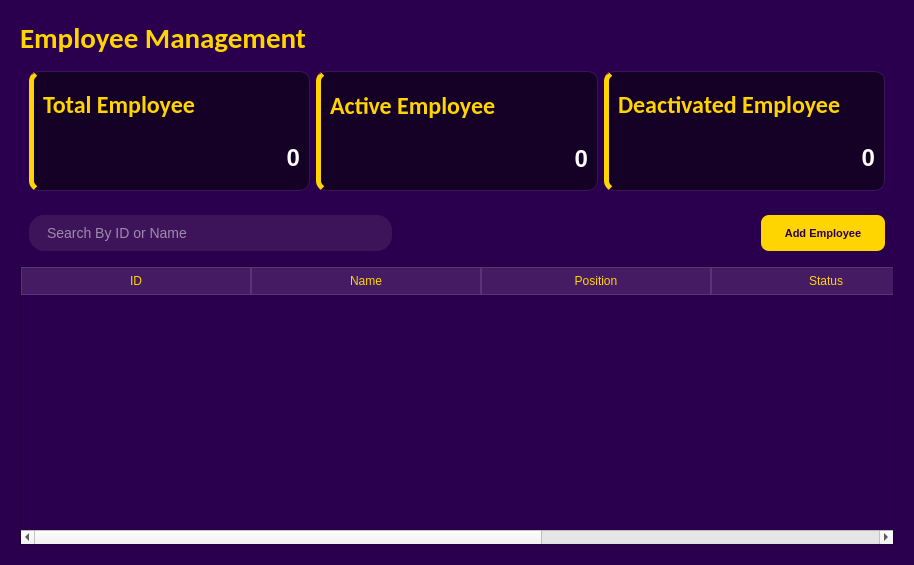
<?xml version="1.0" encoding="UTF-8"?>
<ui version="4.0">
 <class>EmployeeAdmin</class>
 <widget class="QWidget" name="EmployeeAdmin">
  <property name="geometry">
   <rect>
    <x>0</x>
    <y>0</y>
    <width>914</width>
    <height>565</height>
   </rect>
  </property>
  <property name="palette">
   <palette>
    <active>
     <colorrole role="WindowText">
      <brush brushstyle="SolidPattern">
       <color alpha="255">
        <red>255</red>
        <green>255</green>
        <blue>255</blue>
       </color>
      </brush>
     </colorrole>
     <colorrole role="Button">
      <brush brushstyle="SolidPattern">
       <color alpha="255">
        <red>42</red>
        <green>0</green>
        <blue>78</blue>
       </color>
      </brush>
     </colorrole>
     <colorrole role="Light">
      <brush brushstyle="SolidPattern">
       <color alpha="255">
        <red>63</red>
        <green>0</green>
        <blue>117</blue>
       </color>
      </brush>
     </colorrole>
     <colorrole role="Midlight">
      <brush brushstyle="SolidPattern">
       <color alpha="255">
        <red>52</red>
        <green>0</green>
        <blue>97</blue>
       </color>
      </brush>
     </colorrole>
     <colorrole role="Dark">
      <brush brushstyle="SolidPattern">
       <color alpha="255">
        <red>21</red>
        <green>0</green>
        <blue>39</blue>
       </color>
      </brush>
     </colorrole>
     <colorrole role="Mid">
      <brush brushstyle="SolidPattern">
       <color alpha="255">
        <red>28</red>
        <green>0</green>
        <blue>52</blue>
       </color>
      </brush>
     </colorrole>
     <colorrole role="Text">
      <brush brushstyle="SolidPattern">
       <color alpha="255">
        <red>255</red>
        <green>255</green>
        <blue>255</blue>
       </color>
      </brush>
     </colorrole>
     <colorrole role="BrightText">
      <brush brushstyle="SolidPattern">
       <color alpha="255">
        <red>255</red>
        <green>255</green>
        <blue>255</blue>
       </color>
      </brush>
     </colorrole>
     <colorrole role="ButtonText">
      <brush brushstyle="SolidPattern">
       <color alpha="255">
        <red>255</red>
        <green>255</green>
        <blue>255</blue>
       </color>
      </brush>
     </colorrole>
     <colorrole role="Base">
      <brush brushstyle="SolidPattern">
       <color alpha="255">
        <red>0</red>
        <green>0</green>
        <blue>0</blue>
       </color>
      </brush>
     </colorrole>
     <colorrole role="Window">
      <brush brushstyle="SolidPattern">
       <color alpha="255">
        <red>42</red>
        <green>0</green>
        <blue>78</blue>
       </color>
      </brush>
     </colorrole>
     <colorrole role="Shadow">
      <brush brushstyle="SolidPattern">
       <color alpha="255">
        <red>0</red>
        <green>0</green>
        <blue>0</blue>
       </color>
      </brush>
     </colorrole>
     <colorrole role="AlternateBase">
      <brush brushstyle="SolidPattern">
       <color alpha="255">
        <red>21</red>
        <green>0</green>
        <blue>39</blue>
       </color>
      </brush>
     </colorrole>
     <colorrole role="ToolTipBase">
      <brush brushstyle="SolidPattern">
       <color alpha="255">
        <red>255</red>
        <green>255</green>
        <blue>220</blue>
       </color>
      </brush>
     </colorrole>
     <colorrole role="ToolTipText">
      <brush brushstyle="SolidPattern">
       <color alpha="255">
        <red>0</red>
        <green>0</green>
        <blue>0</blue>
       </color>
      </brush>
     </colorrole>
     <colorrole role="PlaceholderText">
      <brush brushstyle="SolidPattern">
       <color alpha="127">
        <red>255</red>
        <green>255</green>
        <blue>255</blue>
       </color>
      </brush>
     </colorrole>
     <colorrole role="Accent">
      <brush brushstyle="SolidPattern">
       <color alpha="255">
        <red>0</red>
        <green>0</green>
        <blue>0</blue>
       </color>
      </brush>
     </colorrole>
    </active>
    <inactive>
     <colorrole role="WindowText">
      <brush brushstyle="SolidPattern">
       <color alpha="255">
        <red>255</red>
        <green>255</green>
        <blue>255</blue>
       </color>
      </brush>
     </colorrole>
     <colorrole role="Button">
      <brush brushstyle="SolidPattern">
       <color alpha="255">
        <red>42</red>
        <green>0</green>
        <blue>78</blue>
       </color>
      </brush>
     </colorrole>
     <colorrole role="Light">
      <brush brushstyle="SolidPattern">
       <color alpha="255">
        <red>63</red>
        <green>0</green>
        <blue>117</blue>
       </color>
      </brush>
     </colorrole>
     <colorrole role="Midlight">
      <brush brushstyle="SolidPattern">
       <color alpha="255">
        <red>52</red>
        <green>0</green>
        <blue>97</blue>
       </color>
      </brush>
     </colorrole>
     <colorrole role="Dark">
      <brush brushstyle="SolidPattern">
       <color alpha="255">
        <red>21</red>
        <green>0</green>
        <blue>39</blue>
       </color>
      </brush>
     </colorrole>
     <colorrole role="Mid">
      <brush brushstyle="SolidPattern">
       <color alpha="255">
        <red>28</red>
        <green>0</green>
        <blue>52</blue>
       </color>
      </brush>
     </colorrole>
     <colorrole role="Text">
      <brush brushstyle="SolidPattern">
       <color alpha="255">
        <red>255</red>
        <green>255</green>
        <blue>255</blue>
       </color>
      </brush>
     </colorrole>
     <colorrole role="BrightText">
      <brush brushstyle="SolidPattern">
       <color alpha="255">
        <red>255</red>
        <green>255</green>
        <blue>255</blue>
       </color>
      </brush>
     </colorrole>
     <colorrole role="ButtonText">
      <brush brushstyle="SolidPattern">
       <color alpha="255">
        <red>255</red>
        <green>255</green>
        <blue>255</blue>
       </color>
      </brush>
     </colorrole>
     <colorrole role="Base">
      <brush brushstyle="SolidPattern">
       <color alpha="255">
        <red>0</red>
        <green>0</green>
        <blue>0</blue>
       </color>
      </brush>
     </colorrole>
     <colorrole role="Window">
      <brush brushstyle="SolidPattern">
       <color alpha="255">
        <red>42</red>
        <green>0</green>
        <blue>78</blue>
       </color>
      </brush>
     </colorrole>
     <colorrole role="Shadow">
      <brush brushstyle="SolidPattern">
       <color alpha="255">
        <red>0</red>
        <green>0</green>
        <blue>0</blue>
       </color>
      </brush>
     </colorrole>
     <colorrole role="AlternateBase">
      <brush brushstyle="SolidPattern">
       <color alpha="255">
        <red>21</red>
        <green>0</green>
        <blue>39</blue>
       </color>
      </brush>
     </colorrole>
     <colorrole role="ToolTipBase">
      <brush brushstyle="SolidPattern">
       <color alpha="255">
        <red>255</red>
        <green>255</green>
        <blue>220</blue>
       </color>
      </brush>
     </colorrole>
     <colorrole role="ToolTipText">
      <brush brushstyle="SolidPattern">
       <color alpha="255">
        <red>0</red>
        <green>0</green>
        <blue>0</blue>
       </color>
      </brush>
     </colorrole>
     <colorrole role="PlaceholderText">
      <brush brushstyle="SolidPattern">
       <color alpha="127">
        <red>255</red>
        <green>255</green>
        <blue>255</blue>
       </color>
      </brush>
     </colorrole>
     <colorrole role="Accent">
      <brush brushstyle="SolidPattern">
       <color alpha="255">
        <red>0</red>
        <green>0</green>
        <blue>0</blue>
       </color>
      </brush>
     </colorrole>
    </inactive>
    <disabled>
     <colorrole role="WindowText">
      <brush brushstyle="SolidPattern">
       <color alpha="255">
        <red>21</red>
        <green>0</green>
        <blue>39</blue>
       </color>
      </brush>
     </colorrole>
     <colorrole role="Button">
      <brush brushstyle="SolidPattern">
       <color alpha="255">
        <red>42</red>
        <green>0</green>
        <blue>78</blue>
       </color>
      </brush>
     </colorrole>
     <colorrole role="Light">
      <brush brushstyle="SolidPattern">
       <color alpha="255">
        <red>63</red>
        <green>0</green>
        <blue>117</blue>
       </color>
      </brush>
     </colorrole>
     <colorrole role="Midlight">
      <brush brushstyle="SolidPattern">
       <color alpha="255">
        <red>52</red>
        <green>0</green>
        <blue>97</blue>
       </color>
      </brush>
     </colorrole>
     <colorrole role="Dark">
      <brush brushstyle="SolidPattern">
       <color alpha="255">
        <red>21</red>
        <green>0</green>
        <blue>39</blue>
       </color>
      </brush>
     </colorrole>
     <colorrole role="Mid">
      <brush brushstyle="SolidPattern">
       <color alpha="255">
        <red>28</red>
        <green>0</green>
        <blue>52</blue>
       </color>
      </brush>
     </colorrole>
     <colorrole role="Text">
      <brush brushstyle="SolidPattern">
       <color alpha="255">
        <red>21</red>
        <green>0</green>
        <blue>39</blue>
       </color>
      </brush>
     </colorrole>
     <colorrole role="BrightText">
      <brush brushstyle="SolidPattern">
       <color alpha="255">
        <red>255</red>
        <green>255</green>
        <blue>255</blue>
       </color>
      </brush>
     </colorrole>
     <colorrole role="ButtonText">
      <brush brushstyle="SolidPattern">
       <color alpha="255">
        <red>21</red>
        <green>0</green>
        <blue>39</blue>
       </color>
      </brush>
     </colorrole>
     <colorrole role="Base">
      <brush brushstyle="SolidPattern">
       <color alpha="255">
        <red>42</red>
        <green>0</green>
        <blue>78</blue>
       </color>
      </brush>
     </colorrole>
     <colorrole role="Window">
      <brush brushstyle="SolidPattern">
       <color alpha="255">
        <red>42</red>
        <green>0</green>
        <blue>78</blue>
       </color>
      </brush>
     </colorrole>
     <colorrole role="Shadow">
      <brush brushstyle="SolidPattern">
       <color alpha="255">
        <red>0</red>
        <green>0</green>
        <blue>0</blue>
       </color>
      </brush>
     </colorrole>
     <colorrole role="AlternateBase">
      <brush brushstyle="SolidPattern">
       <color alpha="255">
        <red>42</red>
        <green>0</green>
        <blue>78</blue>
       </color>
      </brush>
     </colorrole>
     <colorrole role="ToolTipBase">
      <brush brushstyle="SolidPattern">
       <color alpha="255">
        <red>255</red>
        <green>255</green>
        <blue>220</blue>
       </color>
      </brush>
     </colorrole>
     <colorrole role="ToolTipText">
      <brush brushstyle="SolidPattern">
       <color alpha="255">
        <red>0</red>
        <green>0</green>
        <blue>0</blue>
       </color>
      </brush>
     </colorrole>
     <colorrole role="PlaceholderText">
      <brush brushstyle="SolidPattern">
       <color alpha="127">
        <red>21</red>
        <green>0</green>
        <blue>39</blue>
       </color>
      </brush>
     </colorrole>
     <colorrole role="Accent">
      <brush brushstyle="SolidPattern">
       <color alpha="255">
        <red>30</red>
        <green>0</green>
        <blue>55</blue>
       </color>
      </brush>
     </colorrole>
    </disabled>
   </palette>
  </property>
  <property name="windowTitle">
   <string>Form</string>
  </property>
  <layout class="QVBoxLayout" name="verticalLayout">
   <item>
    <widget class="QFrame" name="frame">
     <property name="frameShape">
      <enum>QFrame::Shape::NoFrame</enum>
     </property>
     <property name="frameShadow">
      <enum>QFrame::Shadow::Raised</enum>
     </property>
     <layout class="QVBoxLayout" name="verticalLayout_2">
      <item>
       <widget class="QLabel" name="Header">
        <property name="font">
         <font>
          <family>Calibri</family>
          <pointsize>22</pointsize>
          <bold>true</bold>
         </font>
        </property>
        <property name="styleSheet">
         <string notr="true">color:#ffd500;</string>
        </property>
        <property name="text">
         <string>Employee Management</string>
        </property>
       </widget>
      </item>
      <item>
       <widget class="QFrame" name="frame_2">
        <property name="frameShape">
         <enum>QFrame::Shape::NoFrame</enum>
        </property>
        <property name="frameShadow">
         <enum>QFrame::Shadow::Plain</enum>
        </property>
        <layout class="QHBoxLayout" name="horizontalLayout">
         <item>
          <widget class="QFrame" name="Total_Employee">
           <property name="styleSheet">
            <string notr="true">
QFrame#Total_Employee {
    background-color: #150026;   
    border-radius: 10px;         
    border-left: 5px solid #FFD500; 
    border-top: 1px solid #3D1459;  
    border-right: 1px solid #3D1459;
    border-bottom: 1px solid #3D1459;
}


QLabel#totalemployee {
    color: #FFD500;            
    font-weight: bold; /* Readable size */
    background-color: transparent;
}


QLabel#numberofEmployee {
    color: #FFFFFF;           
    font-size: 24px;           
    font-weight: bold;
    background-color: transparent;
}</string>
           </property>
           <property name="frameShape">
            <enum>QFrame::Shape::StyledPanel</enum>
           </property>
           <property name="frameShadow">
            <enum>QFrame::Shadow::Raised</enum>
           </property>
           <layout class="QVBoxLayout" name="verticalLayout_3">
            <item>
             <widget class="QLabel" name="totalemployee">
              <property name="font">
               <font>
                <family>Calibri</family>
                <pointsize>18</pointsize>
                <bold>true</bold>
               </font>
              </property>
              <property name="text">
               <string>Total Employee </string>
              </property>
             </widget>
            </item>
            <item>
             <widget class="QLabel" name="numberofEmployee">
              <property name="font">
               <font>
                <pointsize>-1</pointsize>
                <bold>true</bold>
               </font>
              </property>
              <property name="text">
               <string>0</string>
              </property>
              <property name="alignment">
               <set>Qt::AlignmentFlag::AlignRight|Qt::AlignmentFlag::AlignTrailing|Qt::AlignmentFlag::AlignVCenter</set>
              </property>
             </widget>
            </item>
           </layout>
          </widget>
         </item>
         <item>
          <widget class="QFrame" name="Active_Employee">
           <property name="minimumSize">
            <size>
             <width>0</width>
             <height>120</height>
            </size>
           </property>
           <property name="styleSheet">
            <string notr="true">
QFrame#Active_Employee {
    background-color: #150026;   
    border-radius: 10px;         
    border-left: 5px solid #FFD500; 
    border-top: 1px solid #3D1459;  
    border-right: 1px solid #3D1459;
    border-bottom: 1px solid #3D1459;
}


QLabel#activeEmployee {
    color: #FFD500;            
    font-weight: bold; /* Readable size */
    background-color: transparent;
}


QLabel#numberofActive {
    color: #FFFFFF;           
    font-size: 24px;           
    font-weight: bold;
    background-color: transparent;
}</string>
           </property>
           <property name="frameShape">
            <enum>QFrame::Shape::StyledPanel</enum>
           </property>
           <property name="frameShadow">
            <enum>QFrame::Shadow::Raised</enum>
           </property>
           <layout class="QVBoxLayout" name="verticalLayout_4">
            <item>
             <widget class="QLabel" name="activeEmployee">
              <property name="minimumSize">
               <size>
                <width>0</width>
                <height>49</height>
               </size>
              </property>
              <property name="font">
               <font>
                <family>Calibri</family>
                <pointsize>18</pointsize>
                <bold>true</bold>
               </font>
              </property>
              <property name="text">
               <string>Active Employee           </string>
              </property>
             </widget>
            </item>
            <item>
             <widget class="QLabel" name="numberofActive">
              <property name="font">
               <font>
                <pointsize>-1</pointsize>
                <bold>true</bold>
               </font>
              </property>
              <property name="text">
               <string>0</string>
              </property>
              <property name="alignment">
               <set>Qt::AlignmentFlag::AlignRight|Qt::AlignmentFlag::AlignTrailing|Qt::AlignmentFlag::AlignVCenter</set>
              </property>
             </widget>
            </item>
           </layout>
          </widget>
         </item>
         <item>
          <widget class="QFrame" name="Deactivated_Employee">
           <property name="styleSheet">
            <string notr="true">
QFrame#Deactivated_Employee {
    background-color: #150026;   
    border-radius: 10px;         
    border-left: 5px solid #FFD500; 
    border-top: 1px solid #3D1459;  
    border-right: 1px solid #3D1459;
    border-bottom: 1px solid #3D1459;
}


QLabel#deactivatedEmployee {
    color: #FFD500;            
    font-weight: bold; /* Readable size */
    background-color: transparent;
}


QLabel#numberofdeactivatedEmployee {
    color: #FFFFFF;           
    font-size: 24px;           
    font-weight: bold;
    background-color: transparent;
}</string>
           </property>
           <property name="frameShape">
            <enum>QFrame::Shape::StyledPanel</enum>
           </property>
           <property name="frameShadow">
            <enum>QFrame::Shadow::Raised</enum>
           </property>
           <layout class="QVBoxLayout" name="verticalLayout_5">
            <item>
             <widget class="QLabel" name="deactivatedEmployee">
              <property name="font">
               <font>
                <family>Calibri</family>
                <pointsize>18</pointsize>
                <bold>true</bold>
               </font>
              </property>
              <property name="text">
               <string>Deactivated Employee</string>
              </property>
             </widget>
            </item>
            <item>
             <widget class="QLabel" name="numberofdeactivatedEmployee">
              <property name="font">
               <font>
                <pointsize>-1</pointsize>
                <bold>true</bold>
               </font>
              </property>
              <property name="text">
               <string>0</string>
              </property>
              <property name="alignment">
               <set>Qt::AlignmentFlag::AlignRight|Qt::AlignmentFlag::AlignTrailing|Qt::AlignmentFlag::AlignVCenter</set>
              </property>
             </widget>
            </item>
           </layout>
          </widget>
         </item>
        </layout>
       </widget>
      </item>
      <item>
       <widget class="QFrame" name="frame_3">
        <property name="frameShape">
         <enum>QFrame::Shape::NoFrame</enum>
        </property>
        <property name="frameShadow">
         <enum>QFrame::Shadow::Raised</enum>
        </property>
        <layout class="QHBoxLayout" name="horizontalLayout_2">
         <item>
          <widget class="QLineEdit" name="search_bar">
           <property name="minimumSize">
            <size>
             <width>0</width>
             <height>35</height>
            </size>
           </property>
           <property name="styleSheet">
            <string notr="true">QLineEdit#search_bar {
    background-color: #3D1459;
    color: #FFFFFF;
    border-radius: 15px;      
    padding: 8px 15px;       
    border: 1px solid #3D1459;
    font-size: 14px;
}

QLineEdit#search_bar:focus {
    border: 2px solid #FFD500; 
    background-color: #451B63; 
}</string>
           </property>
           <property name="text">
            <string/>
           </property>
           <property name="frame">
            <bool>true</bool>
           </property>
           <property name="placeholderText">
            <string>Search By ID or Name</string>
           </property>
          </widget>
         </item>
         <item>
          <spacer name="horizontalSpacer">
           <property name="orientation">
            <enum>Qt::Orientation::Horizontal</enum>
           </property>
           <property name="sizeHint" stdset="0">
            <size>
             <width>359</width>
             <height>20</height>
            </size>
           </property>
          </spacer>
         </item>
         <item>
          <widget class="QPushButton" name="addemployee">
           <property name="minimumSize">
            <size>
             <width>124</width>
             <height>36</height>
            </size>
           </property>
           <property name="styleSheet">
            <string notr="true">QPushButton#addemployee {
    background-color: #FFD500;
    color: #2A004E;
    border-radius: 8px;
    font-weight: bold;
    font-size: 11px;
    border: none;
    padding: 10px 20px;
}

QPushButton#addemployee:hover {
    background-color: #E6C200; 
}

QPushButton#addemployee:pressed {
    background-color: #CCAC00; 
}</string>
           </property>
           <property name="text">
            <string>Add Employee</string>
           </property>
           <property name="icon">
            <iconset>
             <normaloff>../assets/AddEmployee_icon.svg</normaloff>../assets/AddEmployee_icon.svg</iconset>
           </property>
          </widget>
         </item>
        </layout>
       </widget>
      </item>
      <item>
       <widget class="QTableWidget" name="EmployeeList">
        <property name="styleSheet">
         <string notr="true">QTableWidget {
    background-color: #2A004E; 
    gridline-color: #5C3278;   
    color: #E0C2FF;             
    selection-background-color: #FFD500; 
    selection-color: #2A004E;           
}

QHeaderView::section {
    background-color: #451B63; 
    color: #FFD500;            
    border: 1px solid #5C3278;
    padding: 4px;
}

QTableWidget::item:hover {
    background-color: #3A105A; 
}</string>
        </property>
        <attribute name="horizontalHeaderVisible">
         <bool>true</bool>
        </attribute>
        <attribute name="horizontalHeaderDefaultSectionSize">
         <number>230</number>
        </attribute>
        <attribute name="verticalHeaderVisible">
         <bool>false</bool>
        </attribute>
        <column>
         <property name="text">
          <string>ID</string>
         </property>
        </column>
        <column>
         <property name="text">
          <string>Name</string>
         </property>
        </column>
        <column>
         <property name="text">
          <string>Position</string>
         </property>
        </column>
        <column>
         <property name="text">
          <string>Status</string>
         </property>
        </column>
        <column>
         <property name="text">
          <string>Action</string>
         </property>
        </column>
       </widget>
      </item>
     </layout>
    </widget>
   </item>
  </layout>
 </widget>
 <resources/>
 <connections/>
</ui>
